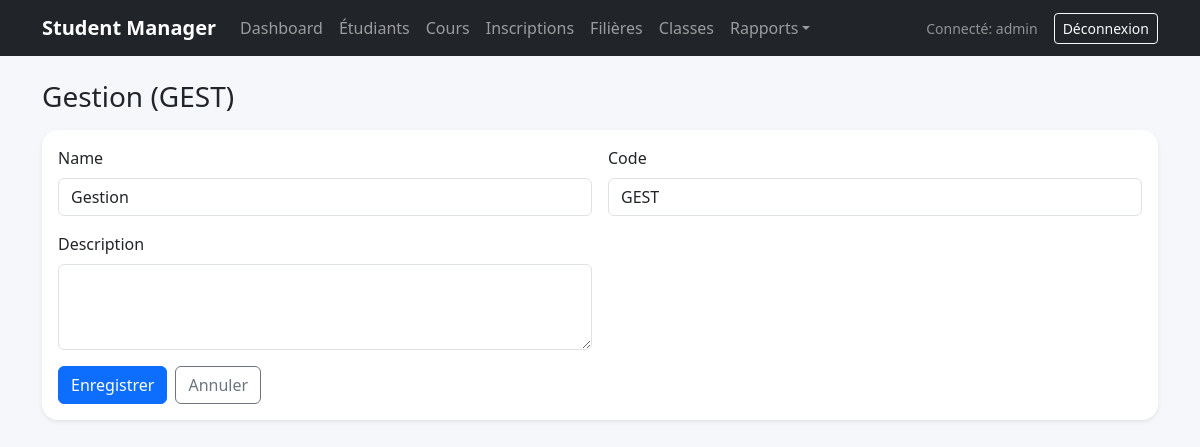
Page /programs/2/edit/ (signed in) on the committed database.
### academics/models.py (models this page shows, shortened)
class Program(models.Model):
    name = models.CharField(max_length=120)
    code = models.CharField(max_length=20, unique=True)
    description = models.TextField(blank=True)
    class Meta:
        ordering = ['name']
        verbose_name = 'Filière'
        verbose_name_plural = 'Filières'
    def __str__(self):
        return f"{self.name} ({self.code})"

### academics/views.py (the view)
# urls.py: path('programs/<int:pk>/edit/', views.ProgramUpdateView.as_view(), name='program_edit'),
class ProgramUpdateView(LoginRequiredMixin, PermissionRequiredMixin, SuccessMessageMixin, UpdateView):
    model = Program
    form_class = ProgramForm
    permission_required = 'academics.change_program'
    template_name = 'academics/program_form.html'
    success_url = reverse_lazy('program_list')
    success_message = 'Filière modifiée avec succès.'

### academics/forms.py
class ProgramForm(forms.ModelForm):
    class Meta:
        model = Program
        fields = ['name', 'code', 'description']
        widgets = {'description': forms.Textarea(attrs={'rows': 3})}

### templates/academics/program_form.html (shortened to what this page needs)
{% extends 'base.html' %}
{% block content %}
<h1 class="h3 mb-3">{{ view.object|default:'Nouvelle filière' }}</h1>
<div class="card shadow-sm"><div class="card-body">
    <form method="post">
        {% include 'academics/partials/form_fields.html' %}
        <div class="mt-3 d-flex gap-2">
            <button class="btn btn-primary" type="submit">Enregistrer</button>
            <a class="btn btn-outline-secondary" href="{% url 'program_list' %}">Annuler</a>
        </div>
    </form>
</div></div>
{% endblock %}

### templates/base.html (shortened to what this page needs)
{% load static %}
<!DOCTYPE html>
<html lang="fr">
<head>
    <link href="https://cdn.jsdelivr.net/npm/bootstrap@5.3.3/dist/css/bootstrap.min.css" rel="stylesheet">
    <link rel="stylesheet" href="{% static 'css/app.css' %}">
</head>
<body>
    <nav class="navbar navbar-expand-lg navbar-dark bg-dark mb-4">
        <div class="container">
            <a class="navbar-brand" href="{% url 'dashboard' %}">Student Manager</a>
            {% if user.is_authenticated %}
            <div class="collapse navbar-collapse" id="mainNav">
                <ul class="navbar-nav me-auto mb-2 mb-lg-0">
                    <li class="nav-item"><a class="nav-link" href="{% url 'dashboard' %}">Dashboard</a></li>
                    <li class="nav-item"><a class="nav-link" href="{% url 'student_list' %}">Étudiants</a></li>
                    <li class="nav-item"><a class="nav-link" href="{% url 'course_list' %}">Cours</a></li>
                    <li class="nav-item"><a class="nav-link" href="{% url 'enrollment_list' %}">Inscriptions</a></li>
                    <li class="nav-item"><a class="nav-link" href="{% url 'program_list' %}">Filières</a></li>
                    <li class="nav-item"><a class="nav-link" href="{% url 'classroom_list' %}">Classes</a></li>
                    <li class="nav-item dropdown">
                        <a class="nav-link dropdown-toggle" href="#" role="button" data-bs-toggle="dropdown">Rapports</a>
                    </li>
                </ul>
                <div class="d-flex align-items-center gap-3">
                    <span class="text-white-50 small">Connecté: {{ user.username }}</span>
                    <form method="post" action="{% url 'logout' %}">
                        <button class="btn btn-outline-light btn-sm" type="submit">Déconnexion</button>
                    </form>
                </div>
            </div>
            {% endif %}
        </div>
    </nav>
    <main class="container pb-5">
        {% block content %}{% endblock %}
    </main>
</body>
</html>

### templates/academics/partials/form_fields.html (shortened to what this page needs)
<div class="row g-3">
    {% for field in form %}
        <div class="col-md-6">
            <label class="form-label" for="{{ field.id_for_label }}">{{ field.label }}</label>
            {{ field }}
        </div>
    {% endfor %}
</div>

### static/css/app.css (style rules this page uses)
body { background-color: #f5f7fb; }
.card { border: 0; border-radius: 1rem; }
.navbar-brand { font-weight: 700; }

### rows in the picture
Program: object "Gestion (GEST)", form "Gestion" "GEST"

### other values in the picture
{{ user.username }} "admin"
{{ field.label }} "Name" "Code" "Description"
